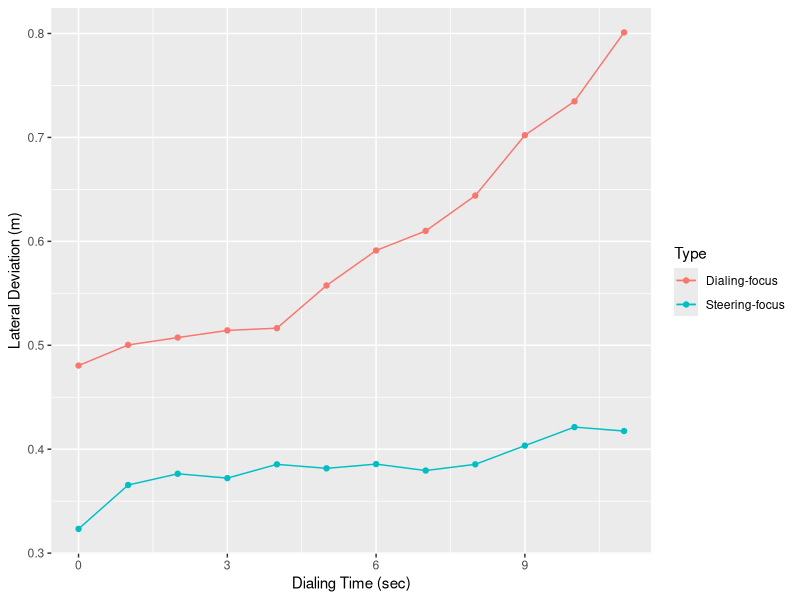
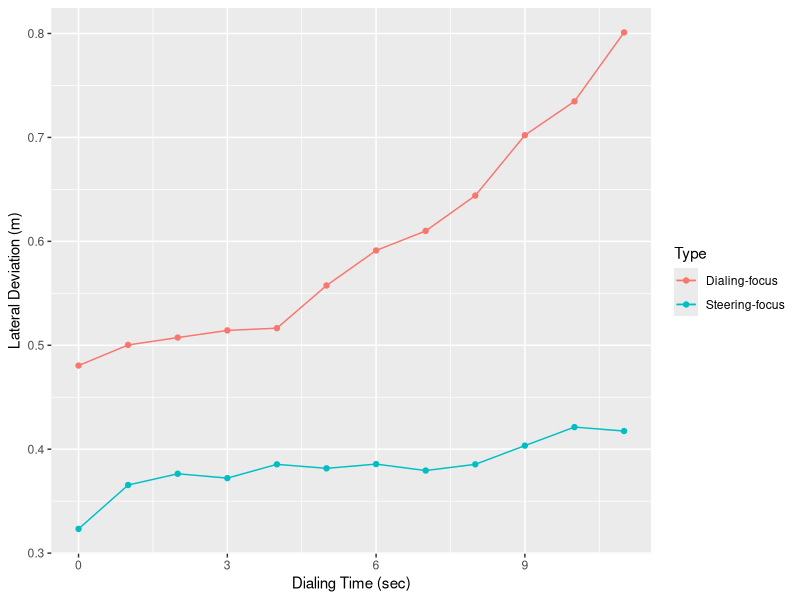

Write R code to recreate these figures, in order.
library(ggplot2)

frame <- read.csv('keyPressDataWithLaneDeviation.csv', header = TRUE)

# steer focus frame with no error made + abs of lanePosition
steerFocusFrame <- frame[frame$typingErrorMadeOnTrial == 0 & frame$partOfExperiment == "dualSteerFocus",]
steerFocusFrame$absLanePosition <- abs(steerFocusFrame$lanePosition)

# dial focus frame with no error made + abs of lanePosition
dialFocusFrame <- frame[frame$typingErrorMadeOnTrial == 0 & frame$partOfExperiment == "dualDialFocus",]
dialFocusFrame$absLanePosition <- abs(dialFocusFrame$lanePosition)

# steer focus aggregated by pp and phoneNrLengthBeforeKeyPress
steerFocusFrameByPP <- with(steerFocusFrame, aggregate(absLanePosition, list(pp = pp, time = phoneNrLengthBeforeKeyPress), mean))

# dial focus aggregated by pp and phoneNrLengthBeforeKeyPress
dialFocusFrameByPP <- with(dialFocusFrame, aggregate(absLanePosition, list(pp = pp, time = phoneNrLengthBeforeKeyPress), mean))

# View(steerFocusFrameByPP) 
# View(dialFocusFrameByPP)

# result frame with Type = Steering-focus and Type = Dialing-focus
resultSteerFocusFrame <- subset(steerFocusFrameByPP, select = c(time, x))
resultSteerFocusFrame$Type <- c('Steering-focus')

resultDialFocusFrame <- subset(dialFocusFrameByPP, select = c(time, x))
resultDialFocusFrame$Type <- c('Dialing-focus')

# plot frame with above two result frames combined row by row
plotFrame <- rbind.data.frame(resultSteerFocusFrame, resultDialFocusFrame)
# View(plotFrame)

plot <- ggplot(plotFrame, aes(time, x, colour = Type))
plot + stat_summary(fun = "mean", geom = "point") + stat_summary(fun = "mean", geom = "line", aes(group = Type)) + stat_summary(fun.data = mean_cl_boot, geom = "errorbar", width = 0.2) + labs(x="Dialing Time (sec)", y="Lateral Deviation (m)")
ggsave("plot.png")

